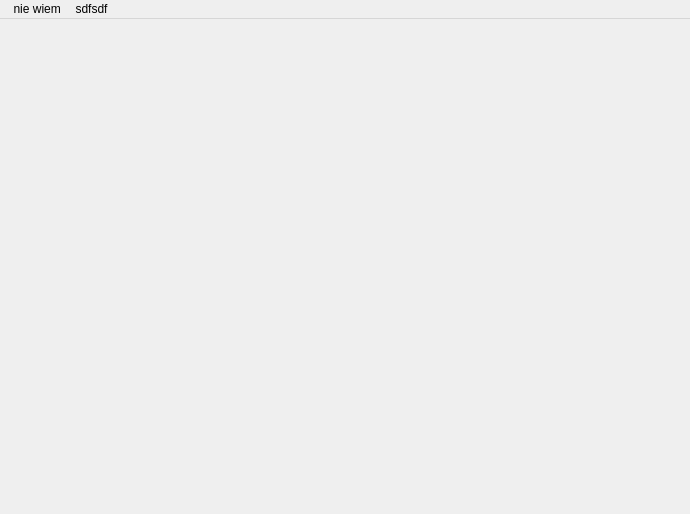
<?xml version="1.0" encoding="UTF-8"?>
<ui version="4.0">
 <class>MainWindow</class>
 <widget class="QMainWindow" name="MainWindow">
  <property name="geometry">
   <rect>
    <x>0</x>
    <y>0</y>
    <width>690</width>
    <height>514</height>
   </rect>
  </property>
  <property name="windowTitle">
   <string>MainWindow</string>
  </property>
  <widget class="QWidget" name="centralWidget"/>
  <widget class="QMenuBar" name="menuBar">
   <property name="geometry">
    <rect>
     <x>0</x>
     <y>0</y>
     <width>690</width>
     <height>21</height>
    </rect>
   </property>
   <widget class="QMenu" name="menu_nie_wiem">
    <property name="title">
     <string> nie wiem</string>
    </property>
   </widget>
   <widget class="QMenu" name="menuSdfsdf">
    <property name="title">
     <string>sdfsdf</string>
    </property>
    <addaction name="actionSdfdf"/>
    <addaction name="separator"/>
    <addaction name="actionSfdsdf"/>
    <addaction name="actionSdfsfsa"/>
   </widget>
   <addaction name="menu_nie_wiem"/>
   <addaction name="menuSdfsdf"/>
  </widget>
  <action name="actionSdfdf">
   <property name="text">
    <string>sdfdf</string>
   </property>
  </action>
  <action name="actionSfdsdf">
   <property name="text">
    <string>sfdsdf</string>
   </property>
  </action>
  <action name="actionSdfsfsa">
   <property name="text">
    <string>sdfsfsa</string>
   </property>
  </action>
 </widget>
 <layoutdefault spacing="6" margin="11"/>
 <resources/>
 <connections/>
</ui>
